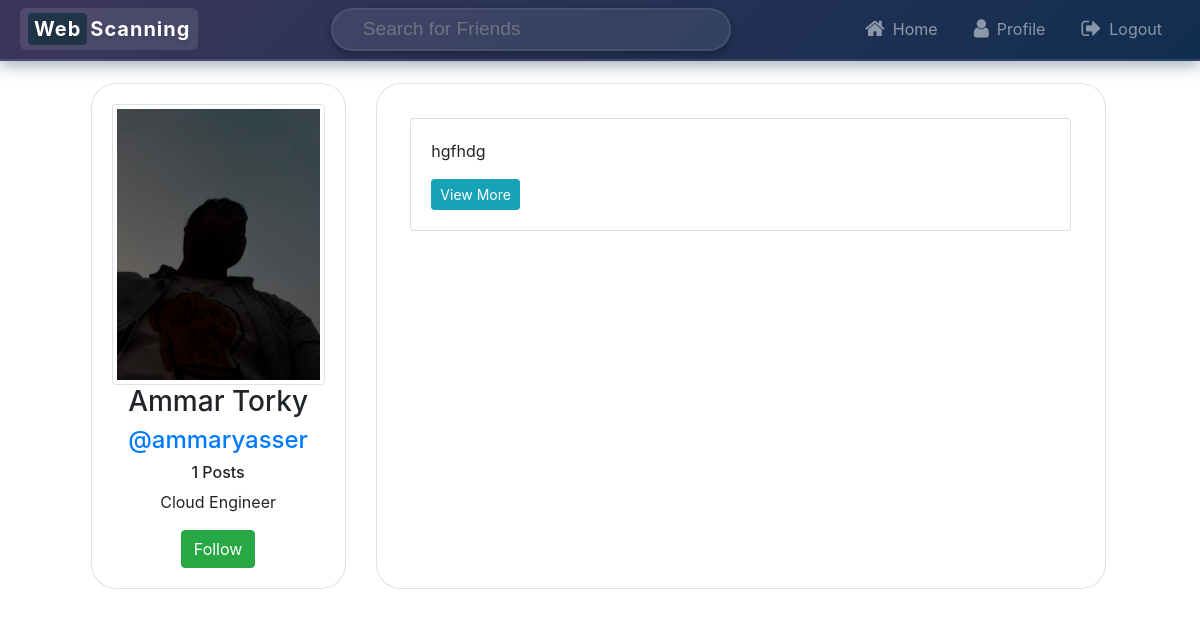
Before: /user/ammaryasser/ (signed in) with the older database file.
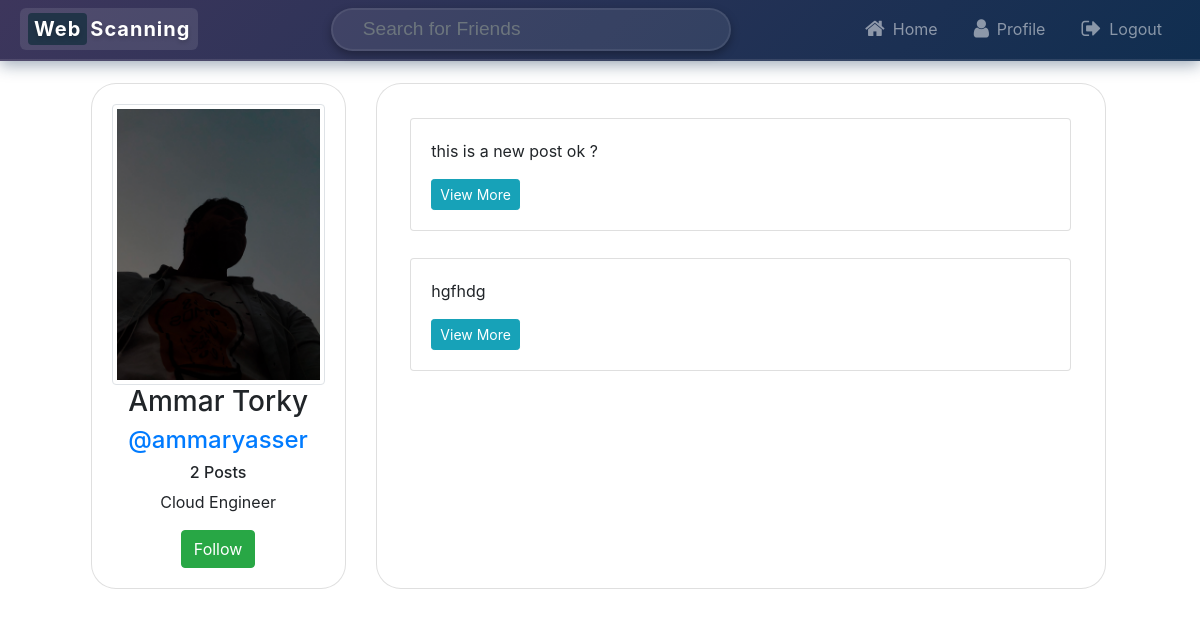
After: the same page with the newer database file.
### core/models.py (models this page shows, shortened)
class User(AbstractUser):
    profile_pic = models.ImageField(default='profile_pics/default.jpg',upload_to='profile_pics')
    bio = models.TextField(null = True ,max_length=500,blank=True,default='')
    def get_num_posts(self):
        return Post.objects.filter(user=self).count()
    def is_following(self, user_B):
        count = Friends.objects.filter(user_A = self , user_B = user_B).count()
        if count > 0:
            return True
        else:
            return False

class Post(models.Model):
    user = models.ForeignKey(User, on_delete=models.CASCADE)
    caption = models.TextField(max_length=600 , null=False)
    date = models.DateTimeField(auto_now_add=True)
    target_url = models.URLField(default="https://example.com")
    description = models.TextField(blank=True, null=True)

### core/views.py (the view)
# urls.py: path('user/<str:username>/', FriendProfile.as_view(), name='friend_profile_page'),
@method_decorator(login_required(login_url='login_page'), name='dispatch')
class FriendProfile(ListView):
    model = Post
    template_name = 'friend_profile.html'
    paginate_by = 5
    def get(self, *args, **kwargs):
        friend_username = self.kwargs['username'] # usernmae in url line
        logged_in_username = self.request.user.username
        if friend_username == logged_in_username:
            return redirect('profile_page')
        else:
            return super(FriendProfile, self).get( *args, **kwargs)
    def get_context_data(self, **kwargs):
        context = super().get_context_data(**kwargs)
        friend_username = self.kwargs['username'] # usernmae in url line
        friend = User.objects.get(username=friend_username) # to get the user from database
        context['friend'] = friend
        is_following  = self.request.user.is_following(friend)
        context['is_following'] = is_following
        return context
    def get_queryset(self):
        friend_username = self.kwargs['username'] # usernmae in url line
        friend = User.objects.get(username=friend_username) # to get the user from database
        return Post.objects.filter(user = friend).order_by('-date')

### Templates/friend_profile.html (shortened to what this page needs)
{%  extends 'base.html' %}
{% load crispy_forms_tags %}
{% block navbar %}
{%  include 'navbar.html' %}
{% endblock navbar %}
{% block content %}
<div class="row" style="margin-top:2%;">
    <div class="col-md-3" style="margin-left:4%; text-align: center;">
        <div class="card card-body" style="border-radius:25px;">
            <img class="img-fluid img-thumbnail"  src="{{friend.profile_pic.url}}" >
            <h3 >{{friend.first_name}} {{friend.last_name}}</h3>
            <a href="#"><h4 >@{{friend.username}}</h4></a>
            <h6>{{friend.get_num_posts}} Posts</h6>
            <p>{{friend.bio}}</p>
            {% if is_following %}
            <a href="/unfollow/{{friend.id}}">             <button type="button" class="btn btn-danger">Unfollow</button>            </a>
            {%  else %}
            <a href="/follow/{{friend.id}}">             <button type="button" class="btn btn-success">Follow</button>            </a>
            {% endif %}
        </div>
    </div>
    <div class="col-md-8" >
        <div class="card card-body"style="border-radius:25px; min-height:100%;">
                {% for post in object_list %}
                <div class="card" style="margin: 2%;">
                    <div class="card-body">
                        <p class="card-text">{{post.caption}}</p>
                        <a href="{% url 'post_brief' post.id %}" class="btn btn-info btn-sm">View More</a>
                    </div>
                </div>
                {% endfor %}
        </div>
        <br>
    </div>
</div>
{% endblock content %}

Changed rows visible on the page:
computed for User "Ammar": get_num_posts "1" → "2"
added Post: caption "this is a new post ok ?"
